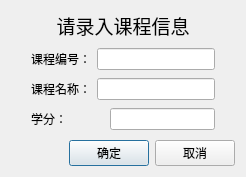
<?xml version="1.0" encoding="UTF-8"?>
<ui version="4.0">
 <class>classEntryDialog</class>
 <widget class="QDialog" name="classEntryDialog">
  <property name="geometry">
   <rect>
    <x>0</x>
    <y>0</y>
    <width>246</width>
    <height>177</height>
   </rect>
  </property>
  <property name="minimumSize">
   <size>
    <width>246</width>
    <height>177</height>
   </size>
  </property>
  <property name="maximumSize">
   <size>
    <width>246</width>
    <height>177</height>
   </size>
  </property>
  <property name="windowTitle">
   <string>Dialog</string>
  </property>
  <property name="windowIcon">
   <iconset resource="resources.qrc">
    <normaloff>:/new/prefix1/student.JPG</normaloff>:/new/prefix1/student.JPG</iconset>
  </property>
  <layout class="QVBoxLayout" name="verticalLayout_4">
   <item>
    <layout class="QVBoxLayout" name="verticalLayout_3">
     <item>
      <layout class="QVBoxLayout" name="verticalLayout_2">
       <item>
        <widget class="QLabel" name="label">
         <property name="text">
          <string>&lt;html&gt;&lt;head/&gt;&lt;body&gt;&lt;p align=&quot;center&quot;&gt;&lt;span style=&quot; font-size:14pt;&quot;&gt;请录入课程信息&lt;/span&gt;&lt;/p&gt;&lt;/body&gt;&lt;/html&gt;</string>
         </property>
        </widget>
       </item>
       <item>
        <layout class="QHBoxLayout" name="horizontalLayout_4">
         <item>
          <spacer name="verticalSpacer">
           <property name="orientation">
            <enum>Qt::Vertical</enum>
           </property>
           <property name="sizeHint" stdset="0">
            <size>
             <width>20</width>
             <height>40</height>
            </size>
           </property>
          </spacer>
         </item>
         <item>
          <layout class="QVBoxLayout" name="verticalLayout">
           <item>
            <layout class="QHBoxLayout" name="horizontalLayout">
             <item>
              <widget class="QLabel" name="label_2">
               <property name="text">
                <string>课程编号：</string>
               </property>
              </widget>
             </item>
             <item>
              <widget class="QLineEdit" name="classIdLineEdit"/>
             </item>
            </layout>
           </item>
           <item>
            <layout class="QHBoxLayout" name="horizontalLayout_2">
             <item>
              <widget class="QLabel" name="label_3">
               <property name="text">
                <string>课程名称：</string>
               </property>
              </widget>
             </item>
             <item>
              <widget class="QLineEdit" name="classNameLineEdit"/>
             </item>
            </layout>
           </item>
           <item>
            <layout class="QHBoxLayout" name="horizontalLayout_3">
             <item>
              <widget class="QLabel" name="label_4">
               <property name="text">
                <string>学分：</string>
               </property>
              </widget>
             </item>
             <item>
              <spacer name="horizontalSpacer">
               <property name="orientation">
                <enum>Qt::Horizontal</enum>
               </property>
               <property name="sizeHint" stdset="0">
                <size>
                 <width>40</width>
                 <height>20</height>
                </size>
               </property>
              </spacer>
             </item>
             <item>
              <widget class="QLineEdit" name="classXuefenLineEdit"/>
             </item>
            </layout>
           </item>
          </layout>
         </item>
         <item>
          <spacer name="verticalSpacer_2">
           <property name="orientation">
            <enum>Qt::Vertical</enum>
           </property>
           <property name="sizeHint" stdset="0">
            <size>
             <width>20</width>
             <height>40</height>
            </size>
           </property>
          </spacer>
         </item>
        </layout>
       </item>
      </layout>
     </item>
     <item>
      <layout class="QHBoxLayout" name="horizontalLayout_5">
       <item>
        <spacer name="horizontalSpacer_2">
         <property name="orientation">
          <enum>Qt::Horizontal</enum>
         </property>
         <property name="sizeHint" stdset="0">
          <size>
           <width>40</width>
           <height>20</height>
          </size>
         </property>
        </spacer>
       </item>
       <item>
        <widget class="QPushButton" name="classSubmitButton">
         <property name="text">
          <string>确定</string>
         </property>
        </widget>
       </item>
       <item>
        <widget class="QPushButton" name="classCancelButton">
         <property name="text">
          <string>取消</string>
         </property>
        </widget>
       </item>
      </layout>
     </item>
    </layout>
   </item>
  </layout>
 </widget>
 <resources>
  <include location="resources.qrc"/>
 </resources>
 <connections/>
</ui>
